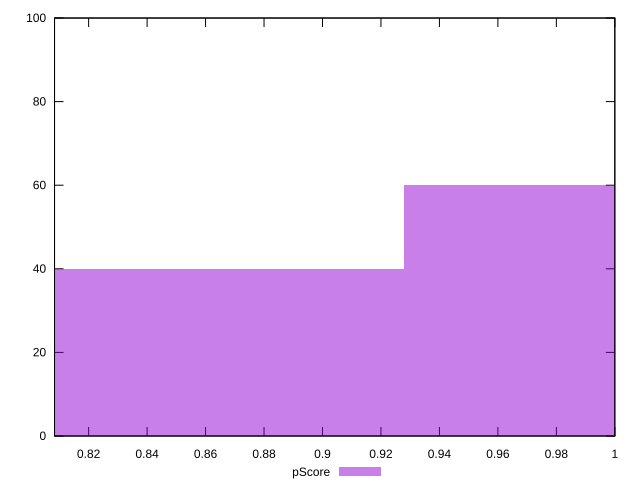

This chart was generated by the following gnuplot code:
reset

$pScore <<EOF
0.8659294658903048 40
0.9896336753032056 60
EOF

set key outside below
set boxwidth 0.1237042094129007
set xrange [0.8083333333333333:1]
set yrange [0:100]
set trange [0:100]
set style fill transparent solid 0.5 noborder
set terminal svg size 640, 490 enhanced background rgb 'white'
set output "report_0_00242021-02-20T12:25:28.543Z/unused-css-rules/samples/pages/pScore/histogram.svg"

plot $pScore title "pScore" with boxes

reset
